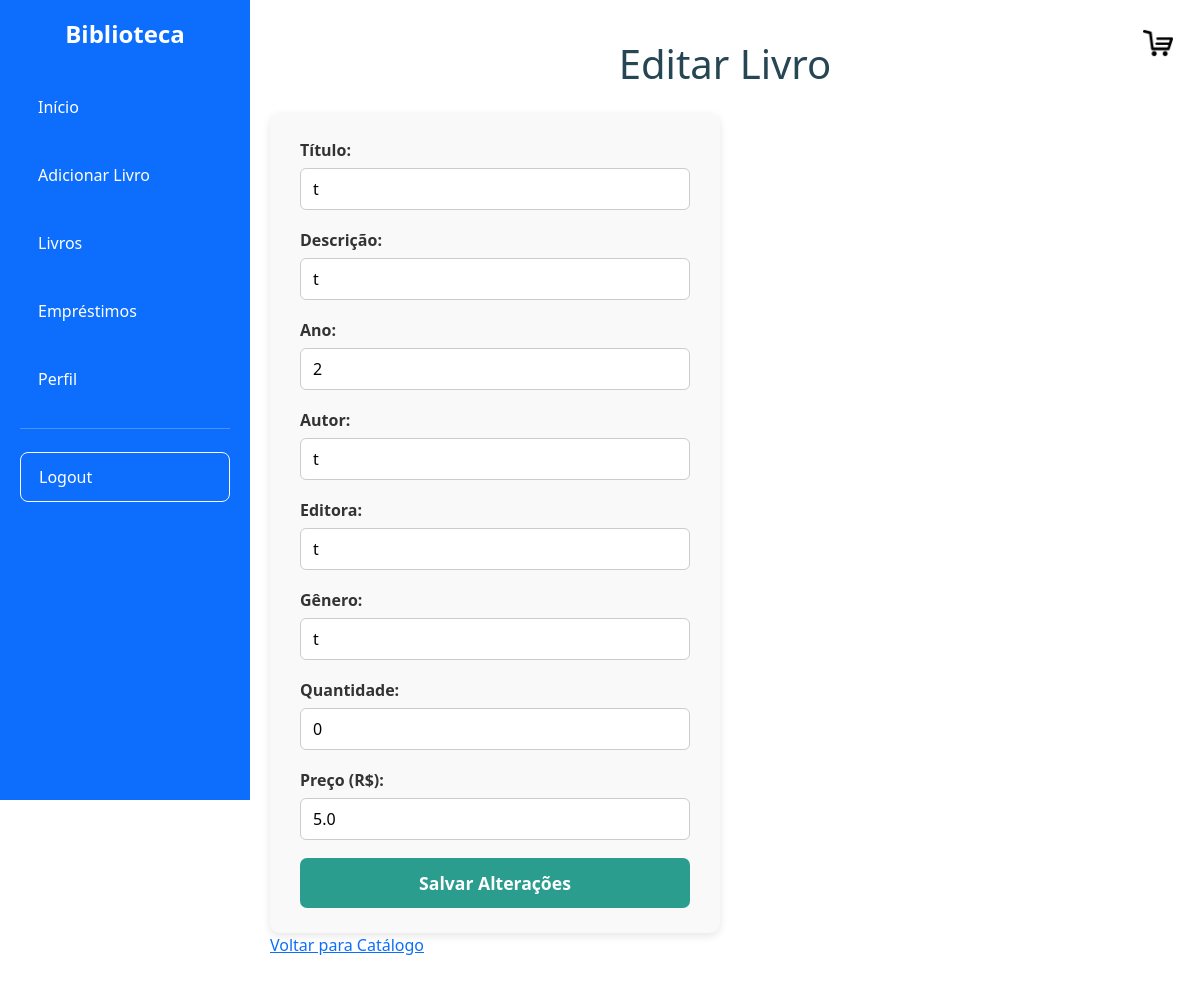
The page /livros/editar/3 (signed in) on the database as committed earlier.
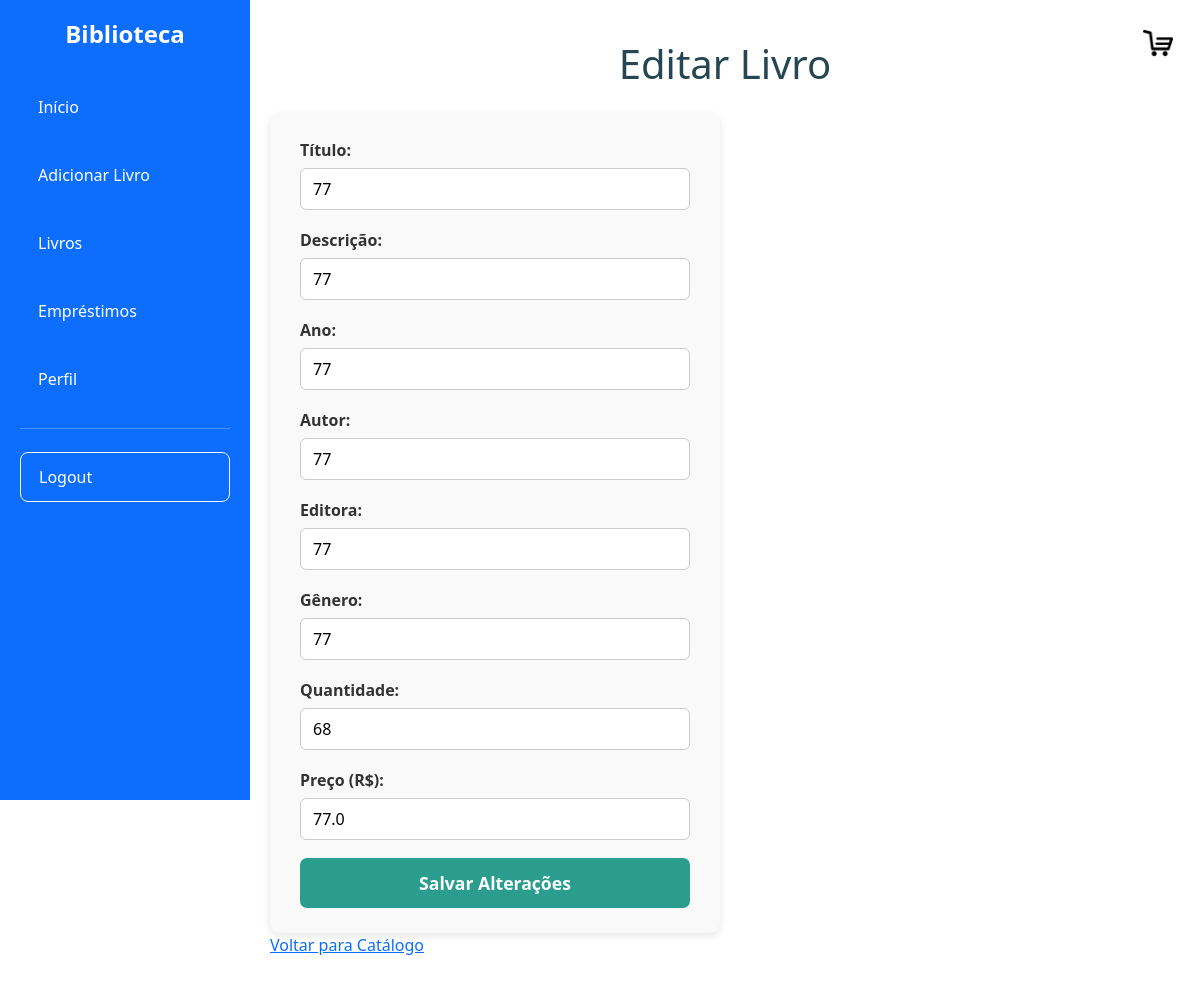
The same page on the database as committed later.
### models/livro.py (models this page shows)
class Livro(db.Model):
    __tablename__ = 'tb_livros'
    liv_id = db.Column(db.Integer, primary_key=True)
    liv_titulo = db.Column(db.String(200), nullable=False)
    liv_descricao = db.Column(db.String(450), nullable=False)
    liv_editora = db.Column(db.String(100))
    liv_ano = db.Column(db.Integer)
    liv_autor = db.Column(db.String(100))
    liv_genero = db.Column(db.String(50))
    liv_quantidade = db.Column(db.Integer)
    liv_preco = db.Column(db.Float, nullable=False, default=0.0)

### controllers/livros.py (the view, shortened to what this page needs)
@livros_bp.route("/editar/<int:livro_id>", methods=["GET", "POST"])
@login_required
def editar_livro(livro_id):
    livro = Livro.query.get_or_404(livro_id)
    if current_user.usu_tipo != "bibliotecario":
        flash("Você não tem permissão para editar livros.", "danger")
        return redirect(url_for("livros.lista_livros"))
    return render_template("editar_livro.html", livro=livro)

### templates/editar_livro.html (shortened to what this page needs)
{% extends 'base.html' %}
{% block content %}
<link rel="stylesheet" href="{{ url_for('static', filename='adicionar_livros.css') }}">
  <h1>Editar Livro</h1>
  <form method="POST" action="{{ url_for('livros.editar_livro', livro_id=livro.liv_id) }}">
    <div class="form-group">
      <label for="titulo">Título:</label>
      <input type="text" id="titulo" name="titulo" value="{{ livro.liv_titulo }}" required>
    </div>
    <div class="form-group">
      <label for="descricao">Descrição:</label>
      <input type="text" id="descricao" name="descricao" value="{{ livro.liv_descricao }}">
    </div>
    <div class="form-group">
      <label for="ano">Ano:</label>
      <input type="number" id="ano" name="ano" value="{{ livro.liv_ano }}">
    </div>
    <div class="form-group">
      <label for="autor">Autor:</label>
      <input type="text" id="autor" name="autor" value="{{ livro.liv_autor }}" required>
    </div>
    <div class="form-group">
      <label for="editora">Editora:</label>
      <input type="text" id="editora" name="editora" value="{{ livro.liv_editora }}">
    </div>
    <div class="form-group">
      <label for="genero">Gênero:</label>
      <input type="text" id="genero" name="genero" value="{{ livro.liv_genero }}">
    </div>
    <div class="form-group">
      <label for="quantidade">Quantidade:</label>
      <input type="number" id="quantidade" name="quantidade" value="{{ livro.liv_quantidade }}" required>
    </div>
    <div class="form-group">
      <label for="preco">Preço (R$):</label>
      <input type="number" id="preco" name="preco" step="0.01" min="0" value="{{ livro.liv_preco }}">
    </div>
    <button type="submit" class="btn-submit">Salvar Alterações</button>
  </form>
  <a href="{{ url_for('livros.lista_livros') }}" class="btn-voltar">Voltar para Catálogo</a>
{% endblock %}

Rows that differ between the two databases and show on the page:
changed Livro: titulo "t" → "77"; descricao "t" → "77"; ano "2" → "77"; autor "t" → "77"; editora "t" → "77"; genero "t" → "77"; quantidade "0" → "68"; preco "5.0" → "77.0"
